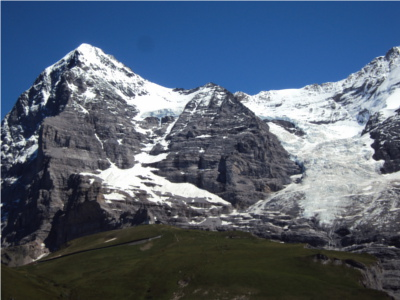
#> input picture data/hill/1.JPG, 400 x 300 px
$ python -i harris.py   (imports and definitions only)
#> lines starting #> are read from the running program, lines starting #| are printed output that depends on the picture
import numpy as np
from scipy import signal
from scipy.ndimage import maximum_filter, generate_binary_structure
import matplotlib.pyplot as plt

def harris(I, N=100, **kwargs):
    """
    Harris corner detector.
    This function implements a version of the Harris corner detector which
    has the ability to calculate the eigenvalues of the gradient matrix
    directly.  This is opposed to calculating the corner response function as
    originally proposed by Harris in:

    C. Harris and M. Stephens.  "A Combined Corner and Edge
    Detector", Proceedings of the 4th Alvey Vision Conference,
    Manchester, U.K. pgs 147-151, 1988

    INPUT:
        I: grayscale image
    PARAMETERS:
        N: maximum number of interest points to return
        disp: whether to display results
        thresh: threshold value for smallest acceptable value of response function
        hsize: size of the smoothing Gaussian mask
        sigma: standard deviation of the Gaussian filter
        tile: list [y, x], break the image into regions to distribute feature points more uniformly
        mask: array of ones defining where to compute feature points
        eig: use smallest eigenvalue as response function
        fft: perform smoothing filtering in frequency domain
    OUTPUT:
        y, x: row/column locations of interest points
        m: corner response function value associated with that point
    """
    param = {
        'disp': False,
        'N': N,
        'thresh': 0,
        'hsize': 3,
        'sigma': 0.5,
        'eig': False,
        'tile': [1,1],
        'mask': None,
        'fft': False,
    }
    param.update(kwargs)

    I = I.astype(np.float64)

    nr, nc = I.shape

    # Create gradient masks
    dx = np.array([[-1, 0, 1],
                   [-1, 0, 1],
                   [-1, 0, 1]], dtype=np.float64) / 3

    dy = dx.T

    # Calculate image gradients
    Ix = signal.convolve2d(I, dx, boundary='symm', mode='same')
    Iy = signal.convolve2d(I, dy, boundary='symm', mode='same')

    # Calculate gradient products
    IxIx = Ix * Ix
    IyIy = Iy * Iy
    IxIy = Ix * Iy

    # Smooth squared image gradients
    hsize = param['hsize']
    sigma = param['sigma']

    gmask = gaussian_kernel(hsize, sigma)

    if not param['fft']:
        IxIx = signal.convolve2d(IxIx, gmask, boundary='symm', mode='same')
        IyIy = signal.convolve2d(IyIy, gmask, boundary='symm', mode='same')
        IxIy = signal.convolve2d(IxIy, gmask, boundary='symm', mode='same')
    else:
        # Perform convolution in frequency domain
        m = IxIx.shape[0] + gmask.shape[0] - 1
        n = IxIx.shape[1] + gmask.shape[1] - 1
        G = np.fft.fft2(gmask, s=(m,n))
        IxIx = np.real(np.fft.ifft2(np.fft.fft2(IxIx, s=(m,n)) * G))
        IyIy = np.real(np.fft.ifft2(np.fft.fft2(IyIy, s=(m,n)) * G))
        IxIy = np.real(np.fft.ifft2(np.fft.fft2(IxIy, s=(m,n)) * G))
        # Keep 'same' portion
        w = (hsize - 1) // 2  # hsize is assumed to be odd
        IxIx = IxIx[w:w+nr, w:w+nc]
        IyIy = IyIy[w:w+nr, w:w+nc]
        IxIy = IxIy[w:w+nr, w:w+nc]

    # Calculate the eigenvalues
    B = IxIx + IyIy
    sqrt_term = np.sqrt(B**2 - 4*(IxIx * IyIy - IxIy**2))
    lambda1 = (B + sqrt_term) / 2
    lambda2 = (B - sqrt_term) / 2

    # Corner response function
    if param['eig']:
        # Minimum eigenvalue
        R = np.minimum(lambda1, lambda2)
    else:
        # Harris corner response function
        R = lambda1 * lambda2 - 0.04 * (lambda1 + lambda2)**2

    # Apply mask if provided
    if param['mask'] is not None:
        mask = param['mask']
        if mask.shape != R.shape:
            raise ValueError("Mask must be the same size as the image.")
    else:
        mask = np.ones_like(R, dtype=bool)

    # Find local maxima
    neighborhood = generate_binary_structure(2, 2)
    local_max = (R == maximum_filter(R, footprint=neighborhood))
    Maxima = (local_max & mask)
    Maxima_R = Maxima * R

    # Get indices where Maxima > thresh
    indices = np.argwhere(Maxima_R > param['thresh'])
    m_values = Maxima_R[indices[:,0], indices[:,1]]

    # Sort interest points by response function
    sorted_indices = np.argsort(m_values)
    # Flip so largest response points are first
    sorted_indices = sorted_indices[::-1]

    i = indices[sorted_indices,0]
    j = indices[sorted_indices,1]
    m = m_values[sorted_indices]

    # Process image regionally
    tile = param['tile']
    if tile[0] > 1 and tile[1] > 1:
        ii = []
        jj = []
        mm = []
        Npts_per_region = int(round(param['N'] / (tile[0]*tile[1])))
        xx = np.round(np.linspace(0, nc, tile[1]+1)).astype(int)
        yy = np.round(np.linspace(0, nr, tile[0]+1)).astype(int)
        for pp in range(1, len(xx)):
            idx = np.where((j >= xx[pp-1]) & (j < xx[pp]))[0]
            for qq in range(1, len(yy)):
                idy = np.where((i >= yy[qq-1]) & (i < yy[qq]))[0]
                ind = np.intersect1d(idx, idy)
                ind = ind[:min(len(ind), Npts_per_region)]
                ii.extend(i[ind])
                jj.extend(j[ind])
                mm.extend(m[ind])
        ii = np.array(ii)
        jj = np.array(jj)
        mm = np.array(mm)
    else:
        ii = i[:param['N']]
        jj = j[:param['N']]
        mm = m[:param['N']]

    if param['disp']:
        # Overlay corner points on original image
        plt.figure()
        plt.imshow(I, cmap='gray')
        plt.plot(jj, ii, 'y+')
        plt.show()

    return ii, jj, mm

def gaussian_kernel(size, sigma):
    """Generate a 2D Gaussian kernel."""
    size = int(size)
    x, y = np.mgrid[-(size//2):(size//2)+1, -(size//2):(size//2)+1]
    g = np.exp(-(x**2 + y**2)/(2*sigma**2))
    return g / g.sum()

>>> import cv2
>>> picture = cv2.imread('../data/hill/1.JPG', cv2.IMREAD_GRAYSCALE)
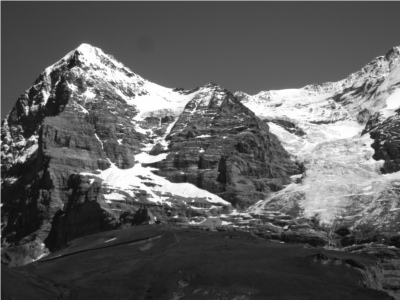
#> picture: shape (300, 400); min 9, max 255, mean 93.9
>>> result = harris(picture)
#> in harris, `Iy = signal.convolve2d(I, dy, boundary='symm', mode='same')`:
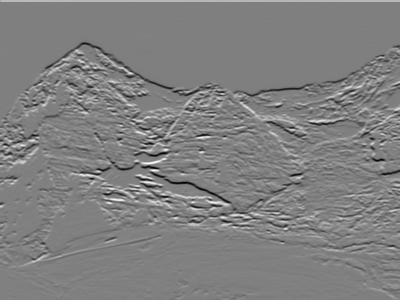
#> Iy: shape (300, 400) float64; min -187.7, max 186, mean 0.8; drawn with min black and max white
#> in harris, `IxIy = Ix * Iy`:
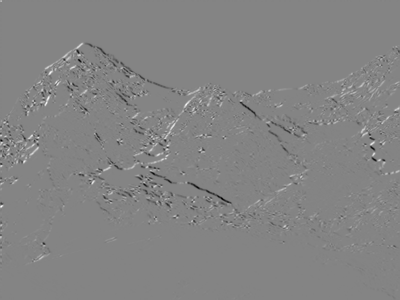
#> IxIy: shape (300, 400) float64; min -15293.4, max 14233.3, mean -13.1; drawn with min black and max white
#> in harris, `lambda2 = (B - sqrt_term) / 2`:
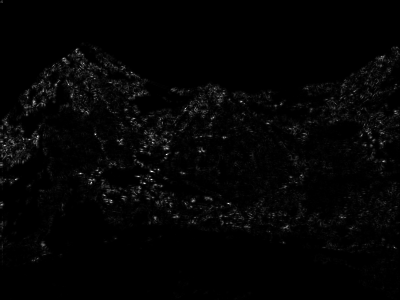
#> lambda2: shape (300, 400) float64; 0% of the values are NaN or infinite; the others: min -5.55e-17, max 3438.7, mean 60.57; drawn with min black, max white, NaN and infinite black
#> in harris, `R = lambda1 * lambda2 - 0.04 * (lambda1 + lambda2)**2`:
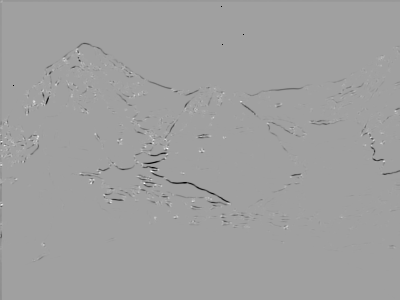
#> R: shape (300, 400) float64; 0% of the values are NaN or infinite; the others: min -35424248, max 20893488.1, mean -129487.5; drawn with min black, max white, NaN and infinite black
#> in harris, `local_max = (R == maximum_filter(R, footprint=neighborhood))`:
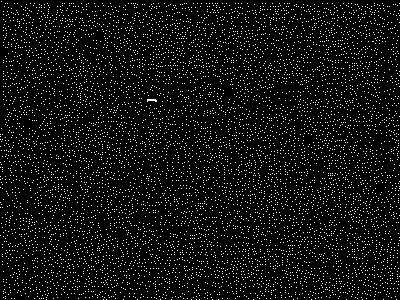
#> local_max: shape (300, 400) bool; 6.4% white in thin lines or dots
#> in harris, `Maxima_R = Maxima * R`:
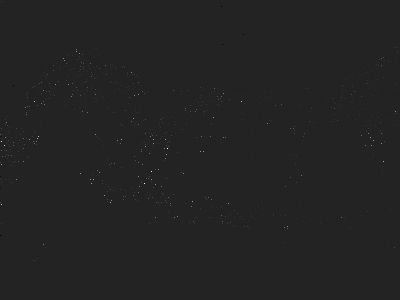
#> Maxima_R: shape (300, 400) float64; 0% of the values are NaN or infinite; the others: min -3379481, max 20893488.1, mean 22417.9; drawn with min black, max white, NaN and infinite black
#> in harris, `indices = np.argwhere(Maxima_R > param['thresh'])`: indices = 7603 pairs, first value 1 to 299, second value 0 to 399
#> in harris, `m_values = Maxima_R[indices[:,0], indices[:,1]]`: m_values = 7603 values, max 20893488.1 at index 3725, min 0.00024 at index 1143, mean 355475.4
#> in harris, `sorted_indices = np.argsort(m_values)`: sorted_indices = 7603 values, max 7602 at index 3966, min 0 at index 7313, mean 3801
#> in harris, `sorted_indices = sorted_indices[::-1]`: sorted_indices = 7603 values, max 7602 at index 3636, min 0 at index 289, mean 3801
#> in harris, `i = indices[sorted_indices,0]`: i = 7603 values, max 299 at index 2948, min 1 at index 289, mean 150.2
#> in harris, `j = indices[sorted_indices,1]`: j = 7603 values, max 399 at index 994, min 0 at index 101, mean 203.7
#> in harris, `m = m_values[sorted_indices]`: m = 7603 values, max 20893488.1 at index 0, min 0.00024 at index 7602, mean 355475.4
#> in harris, `ii = i[:param['N']]`: ii = 100 values, max 244 at index 67, min 49 at index 80, mean 145.7
#> in harris, `jj = j[:param['N']]`: jj = 100 values, max 395 at index 27, min 1 at index 3, mean 144.2
#> in harris, `mm = m[:param['N']]`: mm = 100 values, max 20893488.1 at index 0, min 6032675.1 at index 99, mean 9412364.6

$ run again, on data/hill/2.JPG
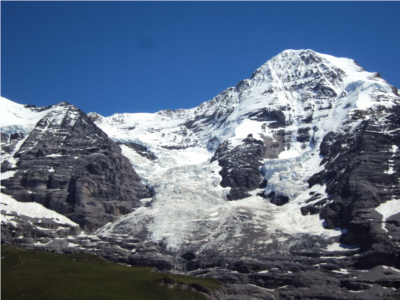
#> input picture data/hill/2.JPG, 400 x 300 px
#> in harris, `R = lambda1 * lambda2 - 0.04 * (lambda1 + lambda2)**2`:
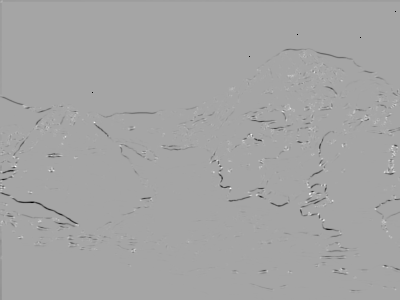
#> R: shape (300, 400) float64; 0% of the values are NaN or infinite; the others: min -37343380.4, max 20290293, mean -150613.8; drawn with min black, max white, NaN and infinite black
#> in harris, `local_max = (R == maximum_filter(R, footprint=neighborhood))`:
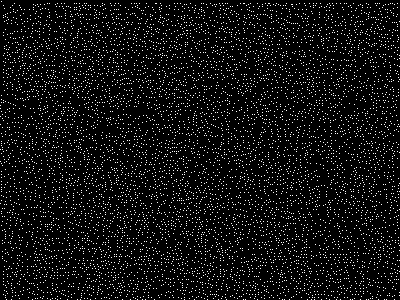
#> local_max: shape (300, 400) bool; 6.4% white in thin lines or dots
#> indices = 7557 pairs, first value 1 to 299, second value 0 to 399
#> m_values = 7557 values, max 20290293 at index 4699, min 0.000119 at index 1841, mean 404464.8
#> in harris, `sorted_indices = np.argsort(m_values)`: sorted_indices = 7557 values, max 7556 at index 3269, min 0 at index 7212, mean 3778
#> in harris, `sorted_indices = sorted_indices[::-1]`: sorted_indices = 7557 values, max 7556 at index 4287, min 0 at index 344, mean 3778
#> i = 7557 values, max 299 at index 2302, min 1 at index 344, mean 150.5
#> j = 7557 values, max 399 at index 695, min 0 at index 929, mean 198.1
#> m = 7557 values, max 20290293 at index 0, min 0.000119 at index 7556, mean 404464.8
#> ii = 100 values, max 269 at index 50, min 72 at index 19, mean 169.9
#> jj = 100 values, max 397 at index 33, min 1 at index 42, mean 240.8
#> mm = 100 values, max 20290293 at index 0, min 6028652.3 at index 99, mean 9259324.1

$ run again, on data/hill/3.JPG
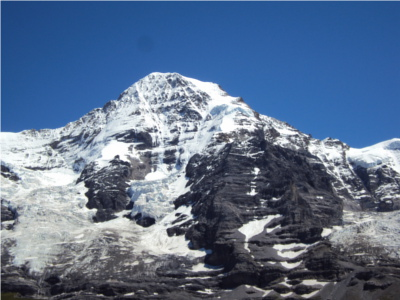
#> input picture data/hill/3.JPG, 400 x 300 px
#> in harris, `R = lambda1 * lambda2 - 0.04 * (lambda1 + lambda2)**2`:
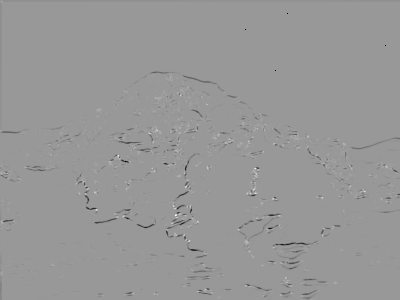
#> R: shape (300, 400) float64; 0% of the values are NaN or infinite; the others: min -32366418.3, max 21850364.8, mean -126421.1; drawn with min black, max white, NaN and infinite black
#> in harris, `local_max = (R == maximum_filter(R, footprint=neighborhood))`:
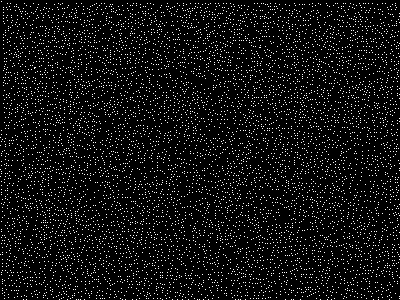
#> local_max: shape (300, 400) bool; 6.3% white in thin lines or dots
#> indices = 7521 pairs, first value 1 to 299, second value 0 to 399
#> m_values = 7521 values, max 21850364.8 at index 5433, min 0.000136 at index 2347, mean 399614
#> in harris, `sorted_indices = np.argsort(m_values)`: sorted_indices = 7521 values, max 7520 at index 3077, min 0 at index 7143, mean 3760
#> in harris, `sorted_indices = sorted_indices[::-1]`: sorted_indices = 7521 values, max 7520 at index 4443, min 0 at index 377, mean 3760
#> i = 7521 values, max 299 at index 2021, min 1 at index 377, mean 147.8
#> j = 7521 values, max 399 at index 1458, min 0 at index 1428, mean 198.9
#> m = 7521 values, max 21850364.8 at index 0, min 0.000136 at index 7520, mean 399614
#> ii = 100 values, max 292 at index 92, min 95 at index 14, mean 191.3
#> jj = 100 values, max 386 at index 33, min 1 at index 61, mean 212
#> mm = 100 values, max 21850364.8 at index 0, min 6029149.9 at index 99, mean 8838634.5
